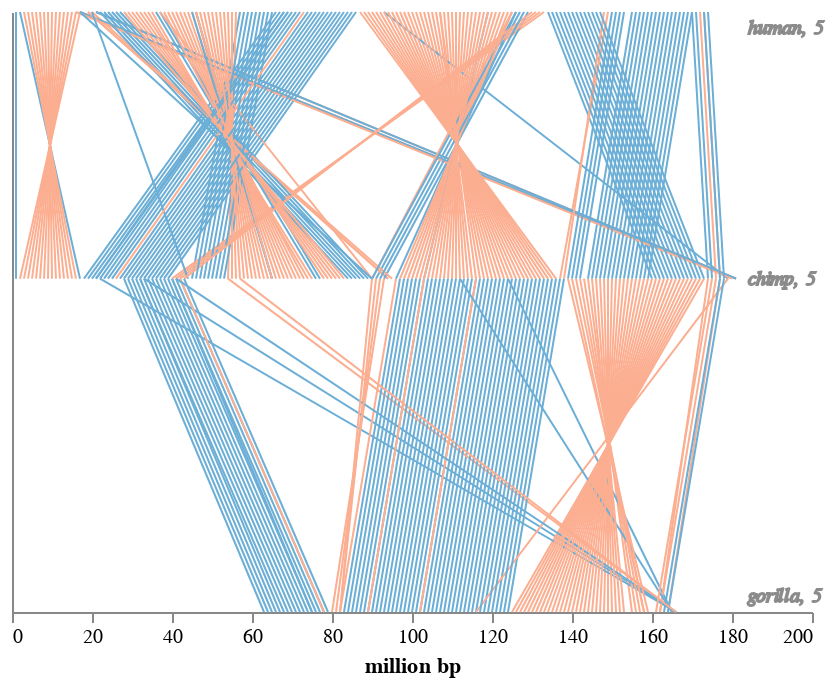

The notebook cell this image was saved under:
### Code cell
chromosome_graph('chimp5_x2.csv', 'human', '5', 'chimp', '5', 'gorilla', '5')

### Figure 1 — Vega-Lite specification as saved in the notebook (floating-point values rounded to 4 significant figures; data arrays with more than 128 entries replaced by an {"elided": "..."} marker saying what was removed)
{"config": {"view": {"continuousWidth": 400, "continuousHeight": 300, "stroke": "transparent"}, "axis": {"grid": false}}, "layer": [{"data": {"name": "data-ccc65e59520c98252a9ecd45fff98226"}, "mark": "line", "encoding": {"color": {"type": "nominal", "field": "color", "scale": {"domain": ["same orientation", "inversed"], "range": ["#6baed6", "#fcae91"]}, "title": ""}, "x": {"type": "quantitative", "axis": {"grid": false}, "field": "x"}, "x2": {"field": "x2"}, "y": {"type": "quantitative", "axis": {"grid": false}, "field": "y"}, "y2": {"field": "y2"}}}, {"data": {"name": "data-7b0879d7787c68c044dbd01688d5f4a9"}, "mark": {"type": "text", "align": "left", "fontSize": 10, "fontStyle": "italic", "opacity": 0.9, "stroke": "grey"}, "encoding": {"color": {"type": "nominal", "field": "color", "legend": null, "scale": {"domain": ["same orientation", "inversed"], "range": ["#6baed6", "#fcae91"]}}, "text": {"type": "nominal", "field": "text"}, "x": {"type": "quantitative", "field": "x"}, "y": {"type": "quantitative", "field": "y"}}}, {"mark": "text", "encoding": {"color": {"type": "nominal", "field": "color", "legend": {"orient": "left", "symbolType": "stroke", "title": ""}, "scale": {"domain": ["same orientation", "inversed"], "range": ["#6baed6", "#fcae91"]}}, "x": {"type": "quantitative", "axis": {"grid": false, "ticks": true, "title": "million bp"}, "field": "x"}, "y": {"type": "quantitative", "axis": {"grid": false, "labels": false, "ticks": false, "title": ""}, "field": "y"}}}], "$schema": "https://vega.github.io/schema/vega-lite/v4.0.0.json", "datasets": {"data-ccc65e59520c98252a9ecd45fff98226": {"elided": "309 records"}, "data-7b0879d7787c68c044dbd01688d5f4a9": [{"x": 184, "y": 438, "text": "human, 5"}, {"x": 184, "y": 250, "text": "chimp, 5"}, {"x": 184, "y": 12, "text": "gorilla, 5"}]}}
